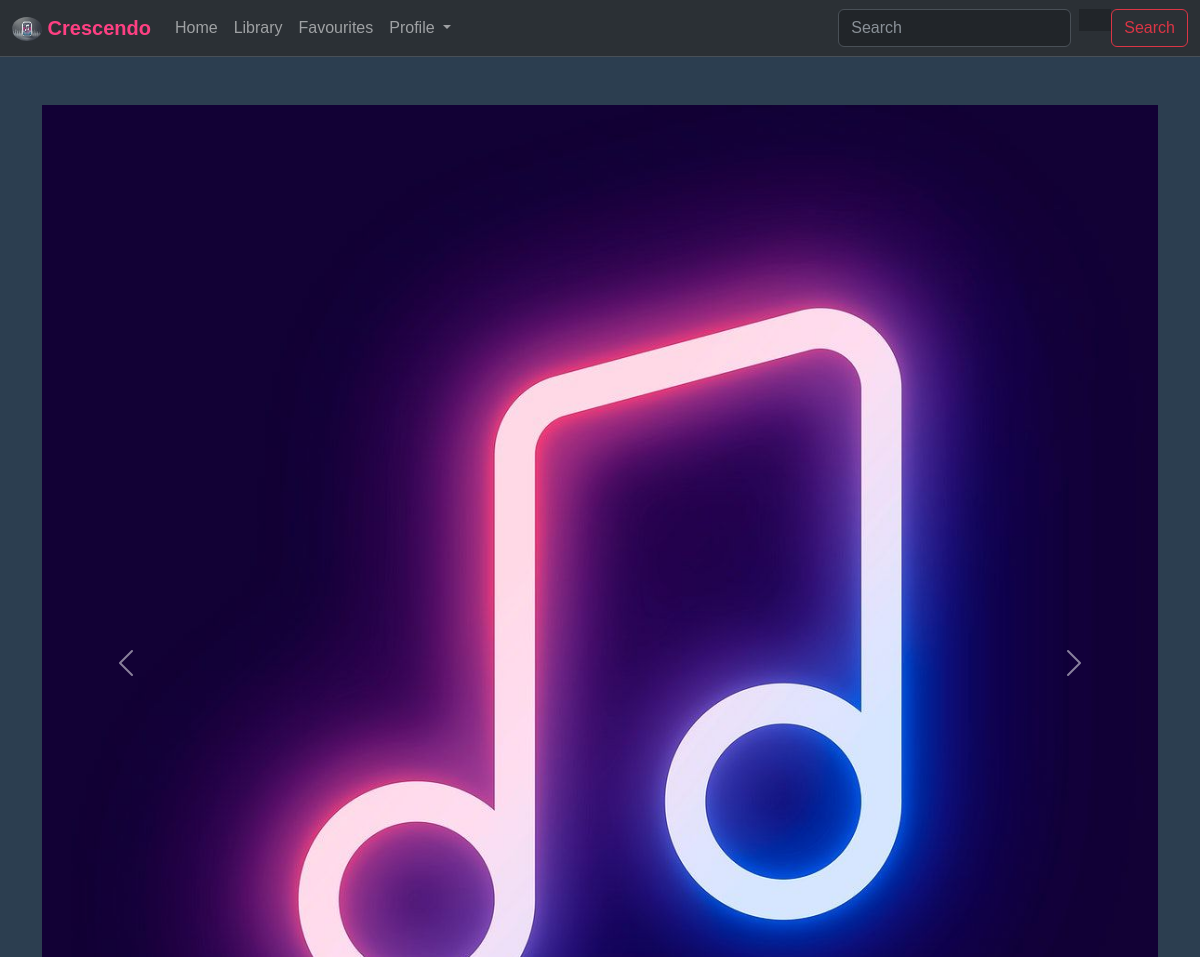
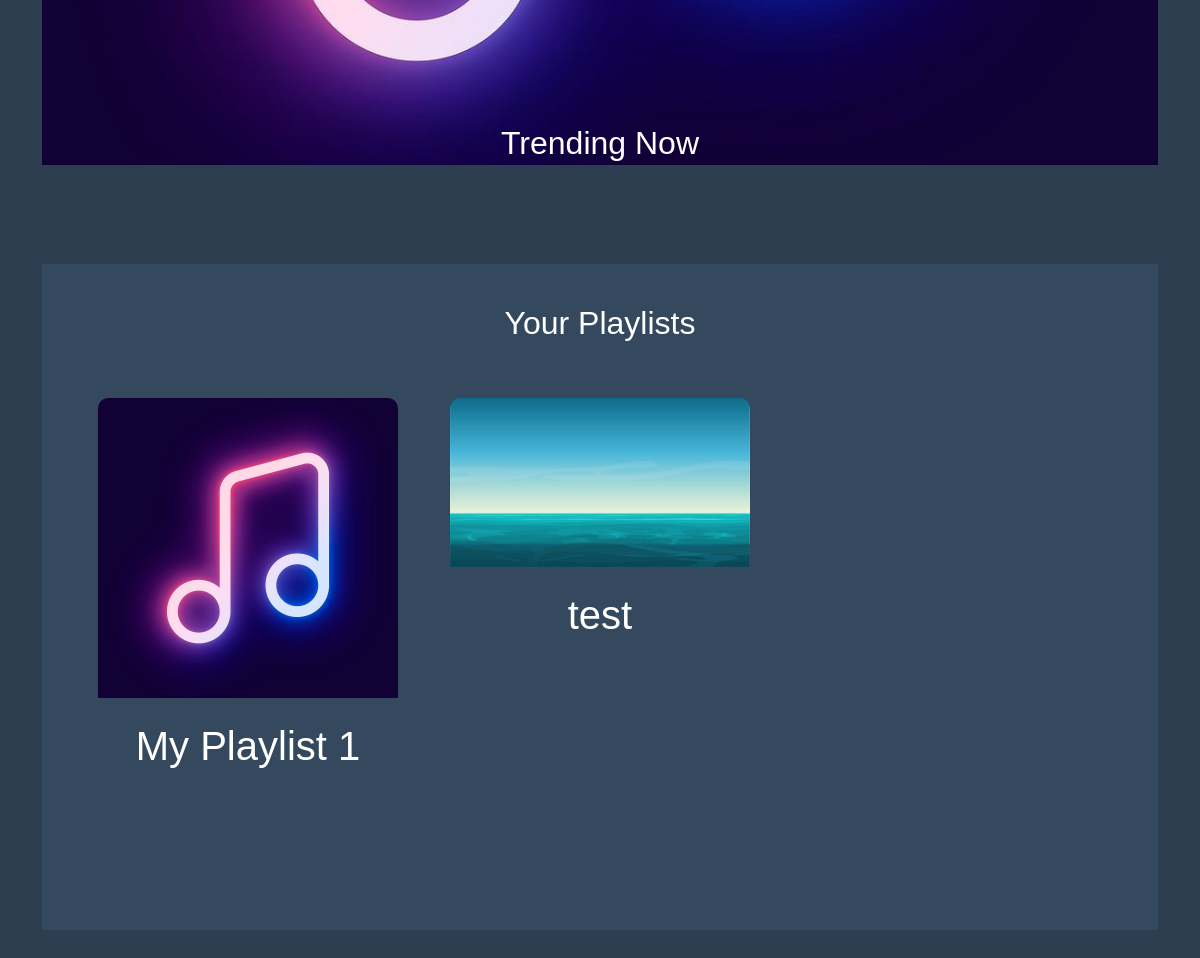
Screenshot of /app/dashboard/ (signed in) with the database file from the repository (2 pictures, top to bottom).
### songPlayer/models.py (models this page shows, shortened)
class UserPlaylist(models.Model):
    user = models.ForeignKey(User, on_delete=models.CASCADE)
    playlist_pic = models.ImageField(upload_to="playlistProfilePics/", blank=True, null=True)
    title = models.CharField(max_length=200, null=False, default="My Playlist")
    description = models.TextField(max_length=800, null=False, blank=False, default="My playlist")
    songs = models.ManyToManyField(Song, blank=True)
    is_public = models.BooleanField(default=False, null=False, editable=True)

### songPlayer/views.py (the view)
# urls.py: path('dashboard/', views.dashboard, name="songsDashboard"),
def dashboard(request):
    playlists = list(UserPlaylist.objects.filter(user=request.user).values())
    data = {
        "playlists": playlists,
    }
    return render(request, "showPlaylists.html", context=data)

### MusicApp/templates/showPlaylists.html (shortened to what this page needs)
{% extends "base.html" %}
{% load static %}
{% block extra_css %}
    <link rel="stylesheet" href="{% static 'css/showPlaylists.css' %}">
{% endblock %}
{% block content %}
    <section id="heroCarousel" class="hero-section carousel slide" data-bs-ride="carousel" data-bs-interval="5000">
      <div class="carousel-inner">
        <div class="carousel-item active">
          <img src="{% static 'images/songIcon.png' %}" alt="Album 1" class="d-block w-100 carousel-img">
          <div class="carousel-caption d-flex flex-column align-items-center">
            <h2>Trending Now</h2>
            <button class="play-now btn btn-primary mt-3">Play Now</button>
          </div>
        </div>
      </div>
      <button class="carousel-control-prev" type="button" data-bs-target="#heroCarousel" data-bs-slide="prev">
        <span class="carousel-control-prev-icon" aria-hidden="true"></span>
      </button>
      <button class="carousel-control-next" type="button" data-bs-target="#heroCarousel" data-bs-slide="next">
        <span class="carousel-control-next-icon" aria-hidden="true"></span>
      </button>
    </section>
    <section class="music-section">
        <h2>Your Playlists</h2>
        <div class="music-card-grid">
            {% for playlist in playlists %}
                <div class="music-card m-3" style="text-align:center" data-playlist-id="{{ playlist.id }}">
                    {% if playlist.playlist_pic %}
                        <img src="/media/{{ playlist.playlist_pic }}" alt="{{playlist.title}}">
                    {% else %}
                        <img src="{% static 'images/songIcon.png' %}" alt="{{playlist.title}}">
                    {% endif %}
                    <br><br>
                    <h1>{{playlist.title}}</h1>
                    <br><br>
                    <br><br>
                </div>
            {% endfor %}
        </div>
    </section>
{% endblock %}

### MusicApp/static/css/base.css (style rules this page uses)
body { font-family: 'Poppins', sans-serif; background-color: #2c3e50; color: #fff; margin: 0; padding: 0; }

### MusicApp/static/css/showPlaylists.css (style rules this page uses)
.carousel-item { transition: transform 1s ease, opacity 1s ease; }
.music-section { padding: 40px; background-color: #34495e; }
.music-section h2 { text-align: center; margin-bottom: 40px; }
.music-card-grid { display: grid; grid-template-columns: repeat(3, 1fr); gap: 20px; }
.music-card { position: relative; border-radius: 10px; overflow: hidden; transition: transform 0.3s ease, box-shadow 0.3s ease; }
.music-card img { width: 100%; height: auto; }

### rows the page displays
UserPlaylist: title "My Playlist 1"
UserPlaylist: playlist_pic (picture), title "test"
